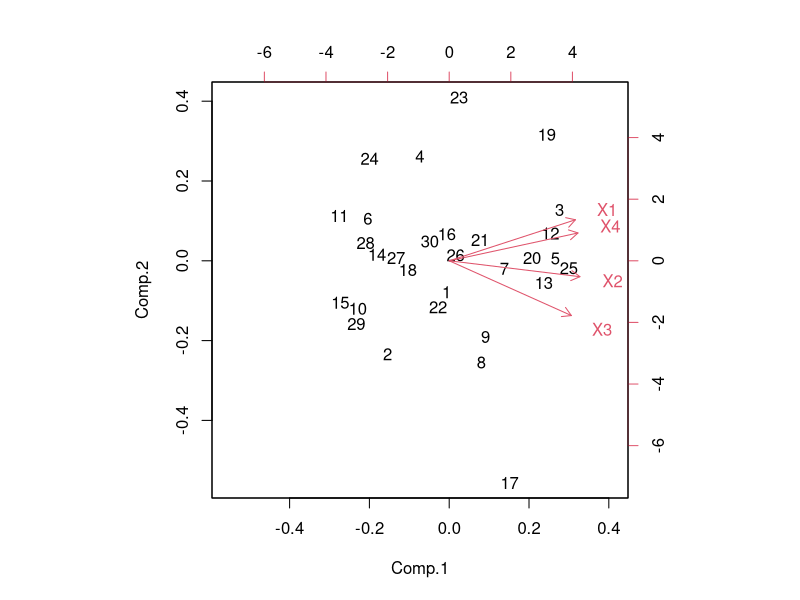
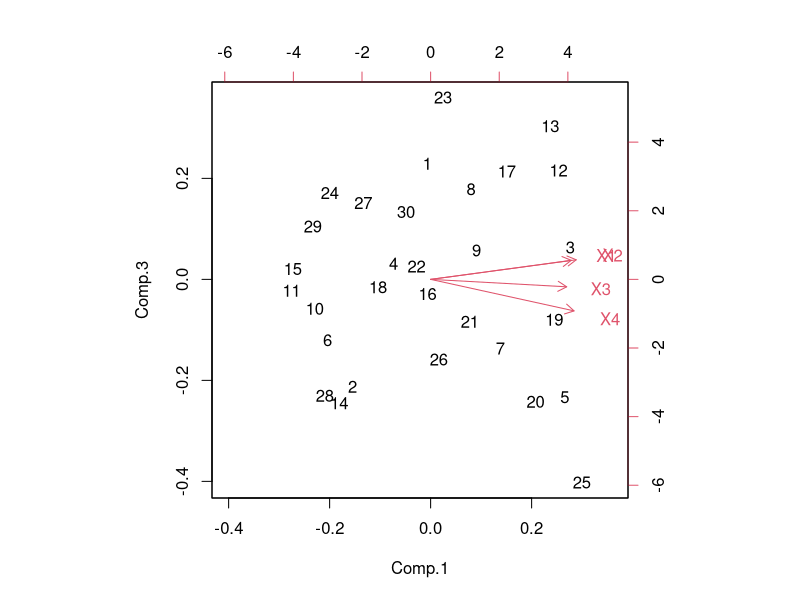
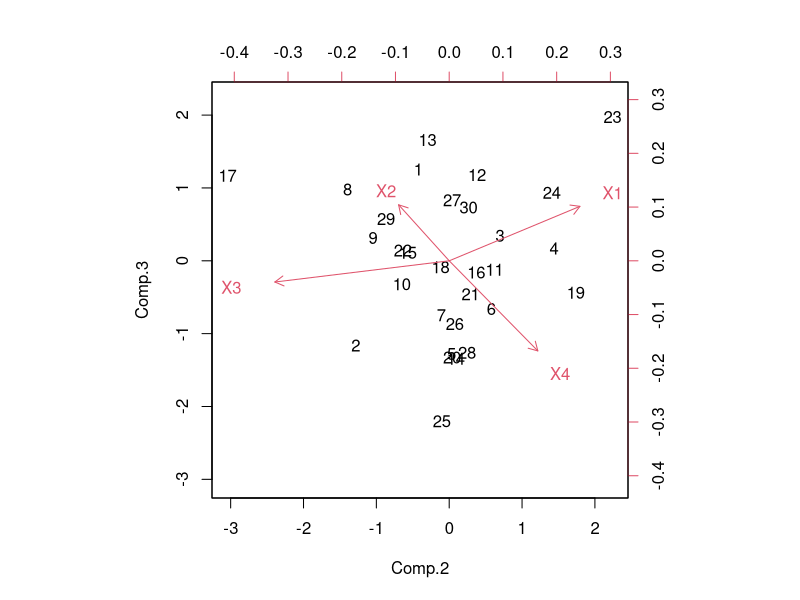

Write R code to recreate these figures, in order.
# 设置工作路径
setwd("D:\\softwares\\applied statistics\\rcodelearning\\chap8\\sourcecode")
student <- data.frame(
    X1 = c(
        148, 139, 160, 149, 159, 142, 153, 150, 151, 139,
        140, 161, 158, 140, 137, 152, 149, 145, 160, 156,
        151, 147, 157, 147, 157, 151, 144, 141, 139, 148
    ),
    X2 = c(
        41, 34, 49, 36, 45, 31, 43, 43, 42, 31,
        29, 47, 49, 33, 31, 35, 47, 35, 47, 44,
        42, 38, 39, 30, 48, 36, 36, 30, 32, 38
    ),
    X3 = c(
        72, 71, 77, 67, 80, 66, 76, 77, 77, 68,
        64, 78, 78, 67, 66, 73, 82, 70, 74, 78,
        73, 73, 68, 65, 80, 74, 68, 67, 68, 70
    ),
    X4 = c(
        78, 76, 86, 79, 86, 76, 83, 79, 80, 74,
        74, 84, 83, 77, 73, 79, 79, 77, 87, 85,
        82, 78, 80, 75, 88, 80, 76, 76, 73, 78
    )
)
# 主成分分析
pr <- princomp(
    student, # 样本
    cor = TRUE # 使用相关系数矩阵做主成分
)
# 开始绘图
dev.new()
# 保存文件
pdf("../codeimage/code2.pdf")
# 主成分散点图，第一主成分和第二主成分
biplot(pr, choices = c(1, 2))
# 关闭图形
dev.off()
# 关闭文件
dev.off()

# 开始绘图
dev.new()
# 保存文件
pdf("../codeimage/code3.pdf")
# 主成分散点图，第一主成分和第三主成分
biplot(pr, choices = c(1, 3))
# 关闭图形
dev.off()
# 关闭文件
dev.off()

# 开始绘图
dev.new()
# 保存文件
pdf("../codeimage/code4.pdf")
# 主成分散点图，第二主成分和第三主成分
biplot(pr, choices = c(2, 3), pc.biplot = TRUE)
# 关闭图形
dev.off()
# 关闭文件
dev.off()
# 保存工作空间
save.image("R2.RData")
